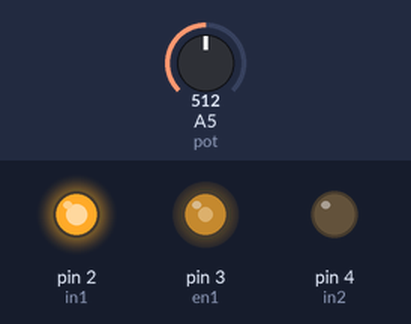
Recording of a sketch running on a simulated Arduino Uno, built with avr-gcc and run on an emulated ATmega328P. On the bench: output pins drawn as LEDs (lit = HIGH). The test bench sets the inputs (shaded band); at power-on: A5 (pot) = 512.

Above: at 1.2 s.
1.3 s: A5 (pot) set to 716
At 2.5 s:
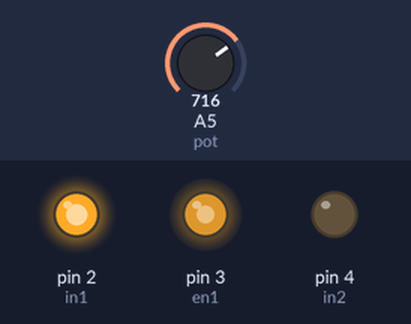
2.8 s: A5 (pot) set to 900
At 3.8 s:
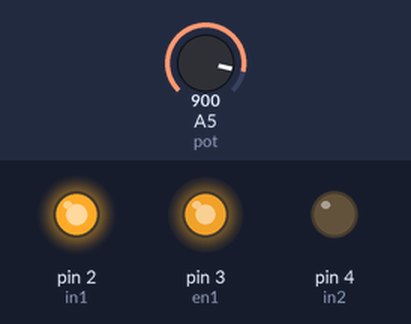
4.3 s: A5 (pot) set to 122
At 4.9 s:
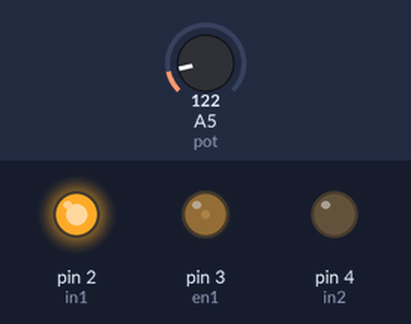
5.8 s: A5 (pot) set to 0
At 7.0 s:
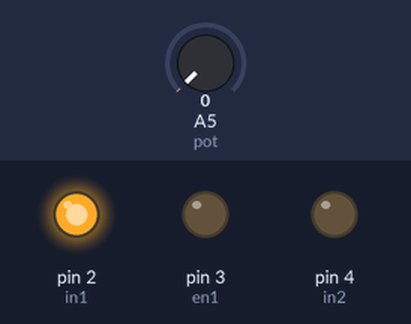
7.3 s: A5 (pot) set to 511
At 8.4 s:
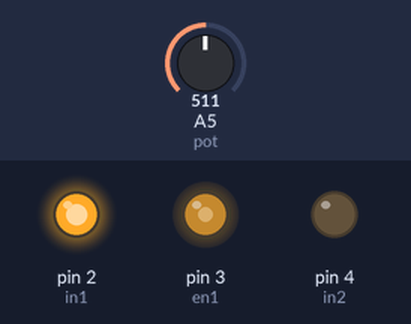
Timing chart, 0 to 9.8 s (numbered marks = the images above; inputs shaded):
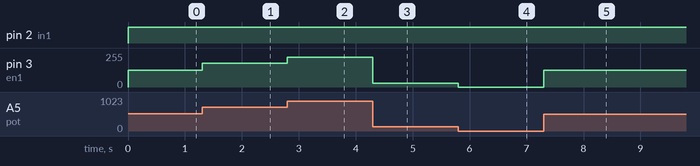

Measured:
- after the input at 1.3 s, pin 3 (en1): 127/255 → 178/255 at once
- after the input at 2.8 s, pin 3 (en1): 178/255 → 224/255 at once
- after the input at 4.3 s, pin 3 (en1): 224/255 → 30/255 at once
- after the input at 5.8 s, pin 3 (en1): 30/255 → 0/255 at once
- after the input at 7.3 s, pin 3 (en1): 0/255 → 127/255 at once

The sketch:

task.ino
```cpp
// C++ code
//
const int en1=3;
const int in1=2;
const int in2=4;
const int pot=A5;

void setup()
{
  pinMode(en1, OUTPUT);
  pinMode(in1, OUTPUT);
  pinMode(in2, OUTPUT);
}

void loop()
{
  int v=analogRead(pot);
  digitalWrite(in1,HIGH);
  digitalWrite(in2,LOW);
  analogWrite(en1,map(v,0,1023,0,255));
}
```
